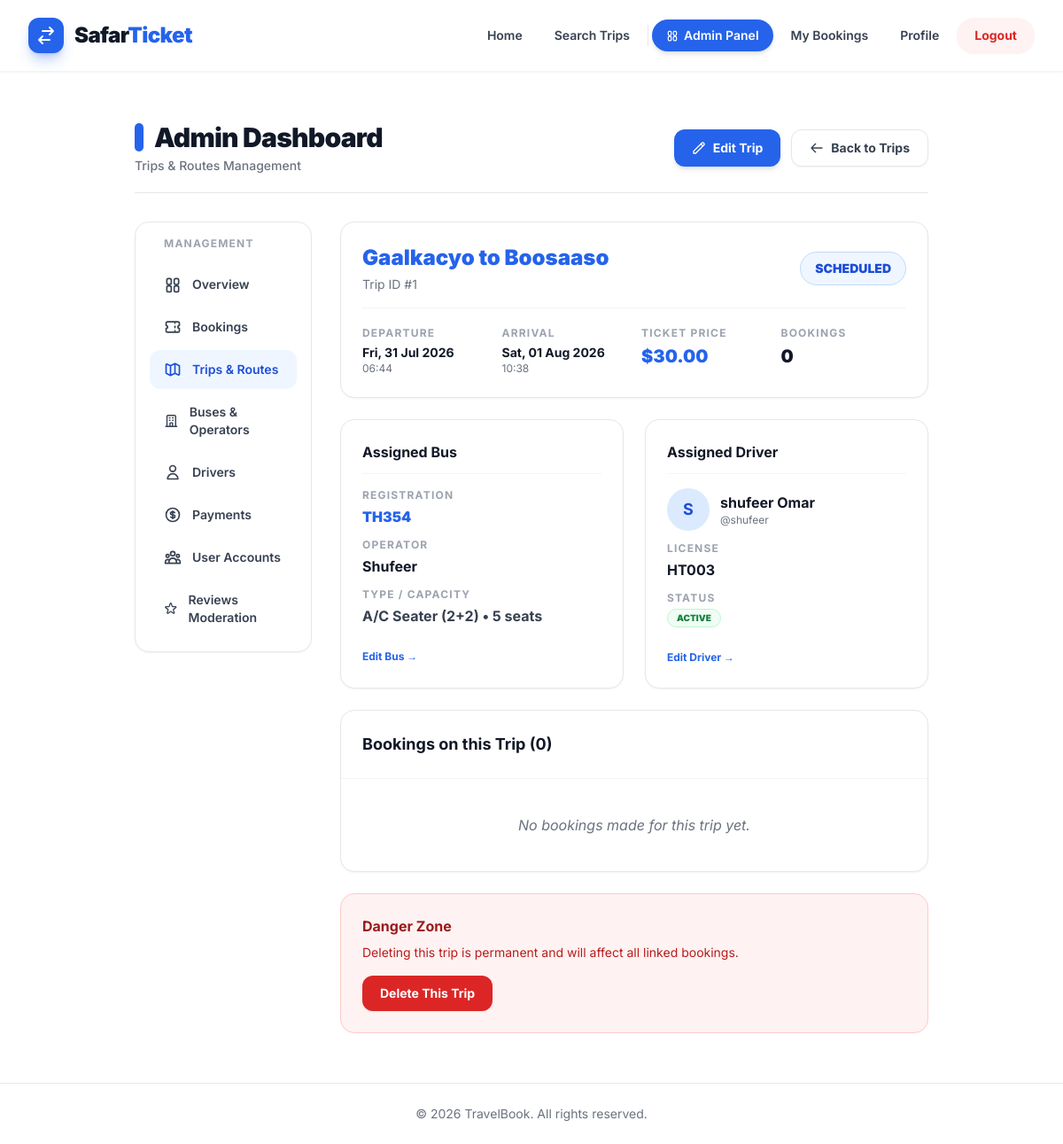
Screenshot of /admin-panel/trips/1/ (signed in) with the database file from the repository.
### listing/models.py (models this page shows, shortened)
class Trip(models.Model):
    TRIP_STATUS_CHOICES = (
        ('SCHEDULED', 'Scheduled'),
        ('STARTED', 'Started'),
        ('COMPLETED', 'Completed'),
        ('DELAYED', 'Delayed'),
    )
    bus = models.ForeignKey(Bus, on_delete=models.CASCADE, related_name='trips')
    route = models.ForeignKey(Route, on_delete=models.CASCADE, related_name='trips')
    departure_time = models.DateTimeField()
    arrival_time = models.DateTimeField()
    price = models.DecimalField(max_digits=10, decimal_places=2)
    status = models.CharField(max_length=20, choices=TRIP_STATUS_CHOICES, default='SCHEDULED')
    delay_minutes = models.PositiveIntegerField(default=0)
    delay_reason = models.TextField(blank=True, null=True)

class Route(models.Model):
    origin = models.CharField(max_length=255)
    destination = models.CharField(max_length=255)
    def __str__(self):
        return f"{self.origin} to {self.destination}"

class Bus(models.Model):
    operator = models.ForeignKey(BusOperator, on_delete=models.CASCADE, related_name='buses')
    registration_number = models.CharField(max_length=50, unique=True)
    capacity = models.PositiveIntegerField()
    bus_type = models.CharField(max_length=50, default="A/C Seater (2+2)")
    amenities = models.ManyToManyField(Amenity, blank=True)
    driver = models.ForeignKey('driver.DriverProfile', on_delete=models.SET_NULL, null=True, blank=True, related_name='buses')
    class Meta:
        verbose_name_plural = "Buses"

class BusOperator(models.Model):
    name = models.CharField(max_length=255)
    contact_email = models.EmailField()
    phone_number = models.CharField(max_length=20)
    created_at = models.DateTimeField(auto_now_add=True)

### driver/models.py (models this page shows, shortened)
class DriverProfile(models.Model):
    STATUS_CHOICES = (
        ('ACTIVE', 'Active'),
        ('INACTIVE', 'Inactive'),
        ('ON_TRIP', 'On Trip'),
    )
    user = models.OneToOneField(User, on_delete=models.CASCADE, related_name='driver_profile')
    operator = models.ForeignKey('listing.BusOperator', on_delete=models.SET_NULL, null=True, blank=True, related_name='drivers')
    license_number = models.CharField(max_length=50)
    phone = models.CharField(max_length=20)
    address = models.TextField(blank=True, null=True)
    experience_years = models.PositiveIntegerField(default=0)
    emergency_contact = models.CharField(max_length=100, blank=True, null=True)
    photo = models.ImageField(upload_to='driver_photos/', blank=True, null=True)
    status = models.CharField(max_length=20, choices=STATUS_CHOICES, default='ACTIVE')

### system_admin/decorators.py (the view)
    def _wrapped_view(request, *args, **kwargs):
        if not request.user.is_authenticated:
            path = request.get_full_path()
            return redirect(f'/accounts/login/?next={path}')
        is_admin = False
        if request.user.is_superuser or request.user.is_staff:
            is_admin = True
        elif hasattr(request.user, 'profile') and request.user.profile.role == 'ADMIN':
            is_admin = True
        if is_admin:
            return view_func(request, *args, **kwargs)
        raise PermissionDenied("Access Denied: You do not have permissions to access the Admin Panel.")

### system_admin/templates/system_admin/trip_detail.html (shortened to what this page needs)
{% extends 'base.html' %}
{% block content %}
<div class="max-w-7xl mx-auto my-6 px-4 sm:px-6 lg:px-8">
    <div class="flex flex-col md:flex-row md:items-center md:justify-between border-b border-gray-200 pb-5 mb-8">
        <div>
            <h1 class="text-3xl font-black text-gray-900 tracking-tight flex items-center gap-3">
                <span class="w-2.5 h-8 bg-blue-600 rounded-full"></span>
                Admin Dashboard
            </h1>
            <p class="text-gray-500 font-medium text-sm mt-1">Trips &amp; Routes Management</p>
        </div>
        <div class="mt-4 md:mt-0 flex gap-3">
            <a href="{% url 'system_admin:trip_edit' trip.id %}" class="px-5 py-2.5 bg-blue-600 text-white font-bold text-sm rounded-xl hover:bg-blue-700 shadow-md transition flex items-center gap-2">
                <svg class="w-4 h-4" fill="none" stroke="currentColor" viewBox="0 0 24 24"><path stroke-linecap="round" stroke-linejoin="round" stroke-width="2" d="M15.232 5.232l3.536 3.536m-2.036-5.036a2.5 2.5 0 113.536 3.536L6.5 21.036H3v-3.572L16.732 3.732z"></path></svg>
                Edit Trip
            </a>
            <a href="{% url 'system_admin:trips_list' %}" class="px-5 py-2.5 bg-white border border-gray-200 text-gray-700 font-bold text-sm rounded-xl hover:bg-gray-50 shadow-sm transition flex items-center gap-2">
                <svg class="w-4 h-4" fill="none" stroke="currentColor" viewBox="0 0 24 24"><path stroke-linecap="round" stroke-linejoin="round" stroke-width="2" d="M10 19l-7-7m0 0l7-7m-7 7h18"></path></svg>
                Back to Trips
            </a>
        </div>
    </div>
    <div class="grid grid-cols-1 lg:grid-cols-4 gap-8">
        {% with active_tab='trips' %}{% include 'system_admin/_admin_sidebar.html' %}{% endwith %}
        <div class="lg:col-span-3 space-y-6">
            <div class="bg-white rounded-2xl border border-gray-150 shadow-sm p-6">
                <div class="flex flex-col sm:flex-row sm:items-center sm:justify-between gap-4 mb-5 pb-4 border-b border-gray-100">
                    <div>
                        <h2 class="text-2xl font-black text-blue-600">{{ trip.route }}</h2>
                        <p class="text-sm text-gray-500 mt-1">Trip ID #{{ trip.id }}</p>
                    </div>
                    <span class="inline-block text-sm font-black uppercase px-4 py-2 rounded-full
                    {% if trip.status == 'SCHEDULED' %}bg-blue-50 text-blue-700 border border-blue-200
                    {% elif trip.status == 'STARTED' %}bg-green-50 text-green-700 border border-green-200
                    {% elif trip.status == 'DELAYED' %}bg-amber-50 text-amber-700 border border-amber-200
                    {% elif trip.status == 'COMPLETED' %}bg-gray-100 text-gray-700 border border-gray-200
                    {% else %}bg-red-50 text-red-700 border border-red-200{% endif %}">
                        {{ trip.status }}
                    </span>
                </div>
                <div class="grid grid-cols-2 sm:grid-cols-4 gap-4">
                    <div>
                        <p class="text-xs font-bold text-gray-400 uppercase tracking-widest">Departure</p>
                        <p class="font-bold text-gray-900 mt-1 text-sm">{{ trip.departure_time|date:"D, d M Y" }}</p>
                        <p class="text-xs text-gray-500">{{ trip.departure_time|date:"H:i" }}</p>
                    </div>
                    <div>
                        <p class="text-xs font-bold text-gray-400 uppercase tracking-widest">Arrival</p>
                        <p class="font-bold text-gray-900 mt-1 text-sm">{{ trip.arrival_time|date:"D, d M Y" }}</p>
                        <p class="text-xs text-gray-500">{{ trip.arrival_time|date:"H:i" }}</p>
                    </div>
                    <div>
                        <p class="text-xs font-bold text-gray-400 uppercase tracking-widest">Ticket Price</p>
                        <p class="font-black text-blue-600 mt-1 text-xl">${{ trip.price }}</p>
                    </div>
                    <div>
                        <p class="text-xs font-bold text-gray-400 uppercase tracking-widest">Bookings</p>
                        <p class="font-black text-gray-900 mt-1 text-xl">{{ bookings.count }}</p>
                    </div>
                </div>
            </div>
            <div class="grid grid-cols-1 sm:grid-cols-2 gap-6">
                <div class="bg-white rounded-2xl border border-gray-150 shadow-sm p-6">
                    <h3 class="text-base font-bold text-gray-900 mb-4 pb-3 border-b border-gray-100">Assigned Bus</h3>
                    <div class="space-y-3">
                        <div>
                            <p class="text-xs font-bold text-gray-400 uppercase tracking-widest">Registration</p>
                            <p class="font-black text-blue-600 mt-1">{{ trip.bus.registration_number }}</p>
                        </div>
                        <div>
                            <p class="text-xs font-bold text-gray-400 uppercase tracking-widest">Operator</p>
                            <p class="font-bold text-gray-900 mt-1">{{ trip.bus.operator.name }}</p>
                        </div>
                        <div>
                            <p class="text-xs font-bold text-gray-400 uppercase tracking-widest">Type / Capacity</p>
                            <p class="font-bold text-gray-700 mt-1">{{ trip.bus.bus_type }} &bull; {{ trip.bus.capacity }} seats</p>
                        </div>
                        <div class="pt-2">
                            <a href="{% url 'system_admin:bus_edit' trip.bus.id %}" class="text-xs font-bold text-blue-600 hover:underline">Edit Bus &rarr;</a>
                        </div>
                    </div>
                </div>
                <div class="bg-white rounded-2xl border border-gray-150 shadow-sm p-6">
                    <h3 class="text-base font-bold text-gray-900 mb-4 pb-3 border-b border-gray-100">Assigned Driver</h3>
                    {% if trip.bus.driver %}
                    <div class="space-y-3">
                        <div class="flex items-center gap-3">
                            {% if trip.bus.driver.photo %}
                            <img src="{{ trip.bus.driver.photo.url }}" class="w-12 h-12 rounded-full object-cover shadow-sm">
                            {% else %}
                            <div class="w-12 h-12 bg-blue-100 text-blue-700 rounded-full flex items-center justify-center font-bold text-lg uppercase">
                                {{ trip.bus.driver.user.username|make_list|first }}
                            </div>
                            {% endif %}
                            <div>
                                <p class="font-bold text-gray-900">{{ trip.bus.driver.user.get_full_name|default:trip.bus.driver.user.username }}</p>
                                <p class="text-xs text-gray-500">@{{ trip.bus.driver.user.username }}</p>
                            </div>
                        </div>
                        <div>
                            <p class="text-xs font-bold text-gray-400 uppercase tracking-widest">License</p>
                            <p class="font-bold text-gray-900 mt-1">{{ trip.bus.driver.license_number }}</p>
                        </div>
                        <div>
                            <p class="text-xs font-bold text-gray-400 uppercase tracking-widest">Status</p>
                            <span class="inline-block mt-1 text-[10px] font-black uppercase px-2.5 py-0.5 rounded-full
                            {% if trip.bus.driver.status == 'ACTIVE' %}bg-green-50 text-green-700 border border-green-200
                            {% elif trip.bus.driver.status == 'ON_TRIP' %}bg-blue-50 text-blue-700 border border-blue-200
                            {% else %}bg-gray-100 text-gray-500 border border-gray-200{% endif %}">
                                {{ trip.bus.driver.status }}
                            </span>
                        </div>
                        <div class="pt-2">
                            <a href="{% url 'system_admin:driver_edit' trip.bus.driver.id %}" class="text-xs font-bold text-blue-600 hover:underline">Edit Driver &rarr;</a>
                        </div>
                    </div>
                    {% else %}
                    <p class="text-gray-400 italic text-sm py-4">No driver assigned to this bus.</p>
                    {% endif %}
                </div>
            </div>
            <div class="bg-white rounded-2xl border border-gray-150 shadow-sm overflow-hidden">
                <div class="p-6 border-b border-gray-100">
                    <h3 class="text-lg font-bold text-gray-900">Bookings on this Trip ({{ bookings.count }})</h3>
                </div>
                {% if bookings %}
                <div class="overflow-x-auto">
                    <table class="min-w-full divide-y divide-gray-200 text-left">
                        <thead class="bg-gray-50 text-xs text-gray-500 uppercase font-black tracking-wider">
                            <tr>
                                <th class="px-6 py-4">ID</th>
                                <th class="px-6 py-4">Customer</th>
                                <th class="px-6 py-4">Amount</th>
                                <th class="px-6 py-4">Status</th>
                                <th class="px-6 py-4">Booked On</th>
                                <th class="px-6 py-4 text-right">Action</th>
                            </tr>
                        </thead>
                        <tbody class="divide-y divide-gray-150 text-sm font-medium text-gray-900">
                            {% for booking in bookings %}
                            <tr class="hover:bg-gray-50/50 transition">
                                <td class="px-6 py-4 font-bold text-gray-600">#{{ booking.id }}</td>
                                <td class="px-6 py-4">
                                    <div class="font-bold">{{ booking.user.username }}</div>
                                    <div class="text-xs text-gray-500">{{ booking.user.email }}</div>
                                </td>
                                <td class="px-6 py-4 font-black text-gray-900">${{ booking.total_amount }}</td>
                                <td class="px-6 py-4">
                                    <span class="inline-block text-[10px] font-black uppercase px-2.5 py-1 rounded-full
                                    {% if booking.status == 'CONFIRMED' %}bg-green-50 text-green-700 border border-green-200
                                    {% elif booking.status == 'PENDING' %}bg-amber-50 text-amber-700 border border-amber-200
                                    {% else %}bg-red-50 text-red-700 border border-red-200{% endif %}">
                                        {{ booking.status }}
                                    </span>
                                </td>
                                <td class="px-6 py-4 text-xs text-gray-500">{{ booking.booking_time|date:"Y-m-d H:i" }}</td>
                                <td class="px-6 py-4 text-right">
                                    <a href="{% url 'system_admin:booking_detail' booking.id %}" class="px-3 py-1.5 bg-gray-100 hover:bg-gray-200 text-gray-700 rounded-lg text-xs font-bold transition">View</a>
                                </td>
                            </tr>
                            {% endfor %}
                        </tbody>
                    </table>
                </div>
                {% else %}
                <div class="p-10 text-center text-gray-500 italic">No bookings made for this trip yet.</div>
                {% endif %}
            </div>
            <div class="bg-red-50 border border-red-200 rounded-2xl p-6">
                <h3 class="text-base font-bold text-red-800 mb-2">Danger Zone</h3>
                <p class="text-sm text-red-700 mb-4">Deleting this trip is permanent and will affect all linked bookings.</p>
                <form method="POST" action="{% url 'system_admin:trip_delete' trip.id %}" onsubmit="return confirm('Permanently delete this trip? All linked bookings may be affected.');">
                    <button type="submit" class="px-5 py-2.5 bg-red-600 hover:bg-red-700 text-white font-bold rounded-xl text-sm transition shadow-sm">Delete This Trip</button>
                </form>
            </div>
        </div>
    </div>
</div>
{% endblock %}

### rows the page displays
Trip: route "Gaalkacyo to Boosaaso", id "1", status "SCHEDULED", departure_time "Fri, 31 Jul 2026", departure_time "06:44", arrival_time "Sat, 01 Aug 2026", arrival_time "10:38", price "30.00", bus.registration_number "TH354", bus.operator.name "Shufeer", bus.bus_type "A/C Seater (2+2)", bus.capacity "5", bus.driver.user.username|make_list "S", bus.driver.user.get_full_name "shufeer Omar", bus.driver.user.username "shufeer", bus.driver.license_number "HT003", bus.driver.status "ACTIVE"

### other values shown
{{ bookings.count }} "0"
